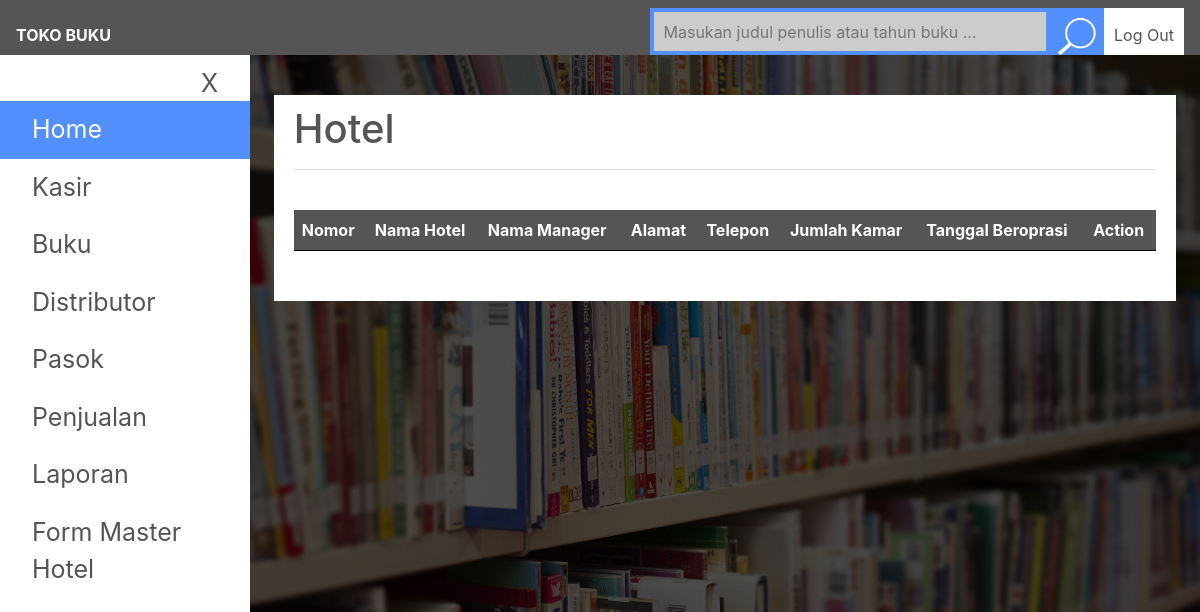
/Aplikasi/tokobuku/hotel.php (signed in), run on an earlier commit of the app's database.
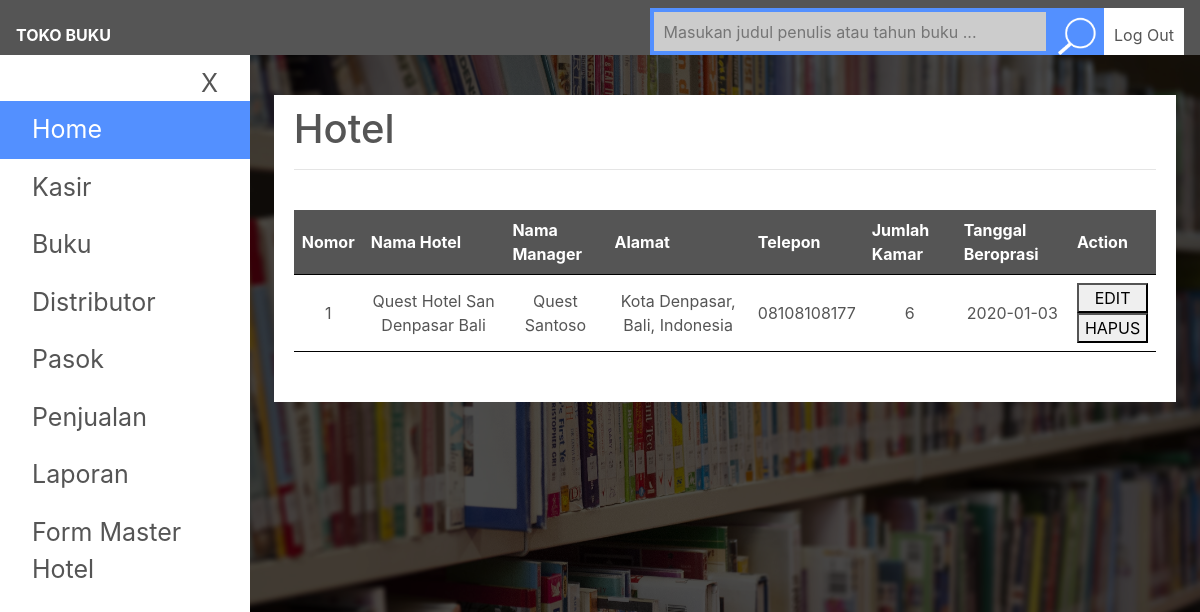
And on a later commit of the database.
### tables this page shows
CREATE TABLE `hotel` (
  `idHotel` int(10) NOT NULL,
  `namaHotel` varchar(200) NOT NULL,
  `namaManager` varchar(200) NOT NULL,
  `alamat` text NOT NULL,
  `telepon` varchar(15) NOT NULL,
  `jumlahKamar` int(30) NOT NULL,
  `tanggalOprasi` date DEFAULT NULL
);

### Aplikasi/tokobuku/proses/config/Database.php (called while the page is built, shortened)
<?php
class Database
{
    private $user;
    private $pass;
    private $database = 'dbtokobuku';
    private $host;
    private $db;
    protected function __construct($user, $pass, $host, $database = '')
    {
        $this->user = $user;
        $this->pass = $pass;
        $this->host = $host;
    }
    public function connect()
    {
        if ( ! empty($this->user) && ! empty($this->pass) && ! empty($this->database) && ! empty($this->host)) {
            $this->db = new mysqli($this->host, $this->user, $this->pass, $this->database);
            return;
        }
        die('Koneksi Gagal : data ada yang kosong');
    }
    public function mysqli()
    {
        return $this->db;
    }
    public function query($sql)
    {
        $this->db->query("SET sql_mode = '';");
        $this->query = $this->db->query($sql);
    }
}

### Aplikasi/tokobuku/proses/AbstractQuery.php (called while the page is built, shortened)
<?php
require_once "config/Data.php";
abstract class AbstractQuery
{
    private $data;
    protected function __construct()
    {
        $this->data = new Data('root', 'root', 'localhost');
    }
    public function connection()
    {
        return $this->data;
    }
}

### Aplikasi/tokobuku/proses/config/Data.php (called while the page is built, shortened)
<?php
include "Database.php";
class Data extends Database
{
    public function show_data()
    {
        $data = array();
        if ($this->check_data()) {
            while ($row = $this->query->fetch_assoc()) {
                $data[] = $row;
            }
        }
        return $data;
    }
    public function check_data()
    {
        return $this->count_rows() > 0;
    }
    public function count_rows()
    {
        if (is_object($this->query)) {
            return $this->query->num_rows;
        }
        return 0;
    }
}

### Aplikasi/tokobuku/proses/Hotel.php (the view, shortened to what this page needs)
<?php
require_once 'AbstractQuery.php';
class Hotel extends AbstractQuery {
	public function select() {
		$koneksi = $this->connection();
		$koneksi->query( 'select * from hotel' );
		if ( $koneksi->check_data() ) {
			foreach ( $koneksi->show_data() as $key => $value ) {
				echo "<tr>" .
				     "<td>" . ( $key + 1 ) . "</td>" .
				     "<td>" . $value['namaHotel'] . "</td>" .
				     "<td>" . $value['namaManager'] . "</td>" .
				     "<td>" . $value['alamat'] . "</td>" .
				     "<td>" . $value['telepon'] . "</td>" .
				     "<td>" . $value['jumlahKamar'] . "</td>" .
				     "<td>" . $value['tanggalOprasi'] . "</td>";
				echo "<td>
                <a href='hotel.php?id=" . $value['idHotel'] . "&action=edit'><button>EDIT</button></a>
                <a href='proses/proses-hapus.php?id=" . $value['idHotel'] . "&type=6'><button>HAPUS</button></a>
                </td>" .
				     "</tr>";
			}
		}
	}
}

### Aplikasi/tokobuku/hotel.php (shortened to what this page needs)
<?php
$level = '';
if ( isset( $_SESSION['level'] ) ) {
	$level = $_SESSION['level'];
}
?>
<!DOCTYPE html>
<html>
<head>
    <link rel="stylesheet" href="css/style.css">
    <link rel="stylesheet" href="css/bootstrap/bootstrap.min.css">
    <link rel="stylesheet" href="css/bootstrap/bootstrap-datepicker.min.css">
</head>
<body>
<div class="wrapper">
    <nav>
        <div class="navbar">
            <div class="pull-left">
                <a class="brand" href="#"><b>TOKO BUKU </b></a>
            </div>
            <div class="pull-right">
                <div class="navbar-menu">
                    <ul>
                        <li>
                            <form action="buku.php" method="get">
                                <input type="text" name="search"
                                       placeholder="Masukan judul penulis atau tahun buku ...">
                                <input type="submit" name="submit" class="btnsearch" value="">
                            </form>
                        </li>
                        <li><a href="proses/proses-logout.php">Log Out</a></li>
                    </ul>
                </div>
            </div>
        </div>
    </nav>
    <div class="sidebar">
        <a href="#" class="btnclose">X</a>
		<?php
		if ( $level == 'admin' ) {
			?>
            <div class="dropdown">
                <a href="index.php" class="active">Home</a>
            </div>
            <div class="dropdown">
                <a href="kasir.php" class="dropbtn">Kasir</a>
            </div>
            <div class="dropdown">
                <a href="buku.php" class="dropbtn">Buku</a>
            </div>
            <div class="dropdown">
                <a href="distributor.php" class="dropbtn">Distributor</a>
            </div>
            <div class="dropdown">
                <a href="pasok.php" class="dropbtn">Pasok</a>
            </div>
            <div class="dropdown">
                <a href="penjualan.php" class="dropbtn">Penjualan</a>
            </div>
            <div class="dropdown">
                <a href="laporan.php" class="dropbtn">Laporan</a>
            </div>
            <div class="dropdown">
                <a href="hotel.php" class="dropbtn">Form Master Hotel</a>
            </div>
		<?php } ?>
    </div>
    <div class="content-wrap">
        <div class="content">
			<?php
			if ( isset( $_GET['action'] ) ) {
				if ( $_GET['action'] == 'input' ) {
					echo "
							<h1>Form Master Hotel</h1>
							<hr>
							<form action=\"proses/proses-input.php\" method=\"post\">
							<div class=\"form-group\">
							<label>Nama Hotel</label>
							<input type=\"text\" name=\"namaHotel\" required>
							</div>
							<div class=\"form-group\">
							<label>Nama Manager</label>
							<input type=\"text\" name=\"namaManager\" required>
							</div>
							<div class=\"form-group\">
							<label>Alamat</label>
							<input type=\"text\" name=\"alamat\" required>
							</div>
							<div class=\"form-group\">
							<label>Nomor Telepon</label>
							<input type=\"text\" name=\"telepon\" onkeypress='return event.charCode >= 48 && event.charCode <= 57 || event.charCode == 0' required>
							</div>
							<div class=\"form-group\">
							<label>Jumlah Kamar</label>
							<input type=\"text\" name=\"jumlahKamar\" onkeypress='return event.charCode >= 48 && event.charCode <= 57 || event.charCode == 0' required>
							</div>
							<div class=\"form-group\">
							    <label>Tanggal Mulai Beroprasi</label>
							    <div class=\"input-group date\">
							        <div class=\"input-group-addon\">
							            <span class=\"glyphicon glyphicon-th\"></span>
                                   </div>
                                   <input placeholder=\"masukkan tanggal oprasi\" type=\"text\" class=\"form-control datepicker\" name=\"tanggalOprasi\">
                                </div>
                            </div>
							<div class=\"form-group\">
							<input type=\"submit\" name=\"submit\">
							<input type=\"hidden\" name=\"type\" value=\"7\">
							</div>
							</form>";
				} elseif ( $_GET['action'] == 'edit' ) {
					if ( ! isset( $_GET['id'] ) ) {
						header( 'location:hotel.php' );
					} else {
						include "proses/Hotel.php";
						$Hotel = new Hotel();
						$Hotel->data( $_GET['id'] );
						echo '
								<h1>Edit Form Master Hotel</h1>
								<hr>
								<form action="proses/proses-edit.php?id=' . $_GET['id'] . '" method="post">
								<div class="form-group">
								<label>Nama Hotel</label>
								<input type="text" name="namaHotel" value="' . $Hotel->namaHotel . '" required>
								</div>
								<div class="form-group">
								<label>Nama Manager</label>
								<input type="text" name="namaManager" value="' . $Hotel->namaManager . '" required>
								</div>
								<div class="form-group">
								<label>alamat</label>
								<input type="text" name="alamat" value="' . $Hotel->alamat . '"required>
								</div>
								<div class="form-group">
								<label>Nomor Telepon</label>
								<input type="text" name="telepon" value="' . $Hotel->telepon . '" onkeypress=\'return event.charCode >= 48 && event.charCode <= 57 || event.charCode == 0\' required>
								</div>
								<div class="form-group">
								<label>Jumlah Kamar</label>
								<input type="text" name="jumlahKamar" value="' . $Hotel->jumlahKamar . "\" onkeypress='return event.charCode >= 48 && event.charCode <= 57 || event.charCode == 0' required>
								</div>
								<div class=\"form - group\">
							    <label>Tanggal Mulai Beroprasi</label>
							    <div class=\"input - group date\">
							        <div class=\"input - group - addon\">
							            <span class=\"glyphicon glyphicon - th\"></span>
                                   </div>
                                   <input placeholder=\"masukkan tanggal oprasi\" value=\"$Hotel->tanggalOprasi\" type=\"text\" class=\"form - control datepicker\" name=\"tanggalOprasi\">
                                </div>
                            </div>
								<div class=\"form-group\">
								<input type=\"submit\" name=\"submit\">
								<input type=\"hidden\" name=\"type\" value=\"8\">
								</div>
								</form>";
					}
				}
			} else {
				include "proses/Hotel.php";
				$Hotel = new Hotel();
				echo '
						<h1>Hotel</h1>
						<hr>
						<table>
						<thead>
						<tr>
						<th>Nomor</th>
						<th>Nama Hotel</th>
						<th>Nama Manager</th>
						<th>Alamat</th>
						<th>Telepon</th>
						<th>Jumlah Kamar</th>
						<th>Tanggal Beroprasi</th>';
				if ( $level == 'admin' ) {
					echo '<th>Action</th>';
				}
				echo "
						</tr>
						</thead>
						<tbody>";
				echo $Hotel->select();
				echo "</tbody>
						</table>";
			}
			?>
        </div>
    </div>
</div>
</body>
</html>

### Aplikasi/tokobuku/css/style.css (style rules this page uses)
body, html { width: 100vw; padding: 0; margin: 0; background-image: url("../images/bg2.jpg"); background-size: cover; }
.wrapper nav .navbar { background: #555; }
.navbar ul li { float: left; }
html, body { padding: 0px; margin: 0; }
.wrapper { background-color: rgba(0, 0, 0, 0.7); overflow: hidden; height: 100vh; }
nav { z-index: 1; width: 100vw; height: 55px; overflow: hidden; }
.navbar { width: 100vw; height: 55px; background-color: #555; }
.navbar-menu ul { margin: 0; }
.navbar-menu ul li { float: left; list-style-type: none; }
.navbar-menu ul li a { color: #555; text-decoration: none; width: 80px; height: 55px; display: inline-block; background-color: #fff; text-align: center; vertical-align: top; line-height: 55px; }
.navbar-menu ul li input[type="submit"] { margin-left: -5px; text-decoration: none; width: 55px; height: 55px; display: inline-block; border: none; background-color: #5390FF; color: #fff; text-align: center; vertical-align: top; line-height: 55px; }
.navbar-menu ul li input[type="text"] { background-color: #ccc; padding: 0 10px; height: 47px; width: 400px; display: inline-block; border: 4px solid #5390FF; }
.navbar .brand { color: #fff; text-decoration: none; width: auto; height: 55px; display: inline-block; text-align: center; vertical-align: top; line-height: 55px; }
.pull-left { float: left; }
.pull-right { float: right; }
.sidebar { padding-top: 46px; position: fixed; width: 250px; height: 100vh; background-color: #fff; top: 50; left: 0; }
.sidebar .active { background-color: #5390FF; color: #fff; }
.sidebar a { padding: 10px 32px; text-decoration: none; font-size: 25px; color: #555; display: block; }
.sidebar .btnclose { position: absolute; top: 0; right: 0px; font-size: 25px; }
.content-wrap { margin-left: 250px; height: 100vh; overflow-y: scroll; }
.content { overflow-y: scroll; background-color: #fff; margin: 40px auto; width: 95%; color: #555; padding: 10px 20px; }
.content table { margin: 40px auto; width: 100%; border-collapse: collapse; }
.content table tr { border-bottom: 1px solid #000; }
table thead { background-color: #555; color: #fff; }
table tr td { text-align: center; }
th, td { padding: 8px; }
td a button { display: block; width: 100%; }
.btnsearch { background-image: url("../images/iconsearch.png"); background-repeat: no-repeat; background-size: 80% 80%; background-position: center; }

What changed in the data, as far as the page shows it:
added hotel: namaHotel "Quest Hotel San Denpasar Bali", namaManager "Quest Santoso", alamat "Kota Denpasar, Bali, Indonesia", telepon "08108108177", jumlahKamar "6", tanggalOprasi "2020-01-03"
